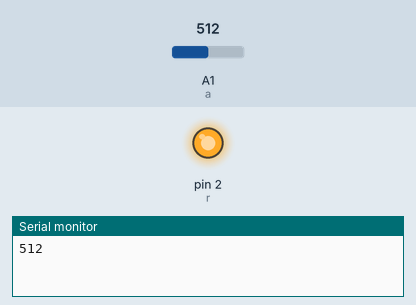
This sketch was run on a simulated Arduino Uno, built with avr-gcc and run on an emulated ATmega328P. Shown: output pins drawn as LEDs (lit = HIGH), the last lines printed to the serial monitor. Inputs (shaded band) come from the test bench; at power-on: A1 (a) = 512.

Above: at 1.8 s.
1.9 s: A1 (a) set to 239
3.4 s: A1 (a) set to 207
At 5.2 s:
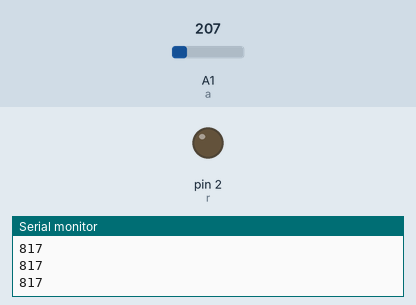
5.5 s: A1 (a) set to 306
At 6.5 s:
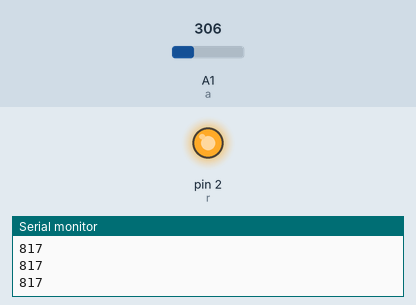
7.0 s: A1 (a) set to 122
At 8.0 s:
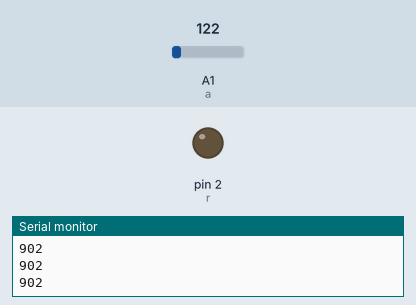
Timing chart, 0 to 10.0 s (numbered marks = the images above; inputs shaded):
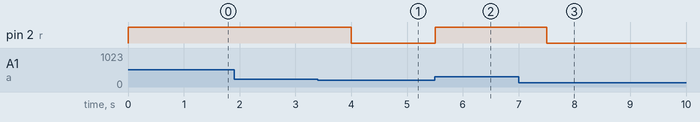

The sketch:

sketch_oct02a_resistive_soil_moisture_sensor.ino
```cpp
int a = A1;
int r = 2;
int t = 800;
int b, c;
void setup() {
  // put your setup code here, to run once:
Serial.begin(9600);
pinMode(a, INPUT);
pinMode(r, OUTPUT);
}

void loop() {
  b = analogRead(a);
  b = 1024 - b;
  if(b<=t){
    digitalWrite(r, HIGH);
    delay(1000);
  }
  else{
    digitalWrite(r, LOW);
  }
  Serial.println(b);
}
```

Measured:
- the behaviour switches between 224 and 223 on A1 (a) (found by bisection; images 0 and 1)
- after the input at 3.4 s, pin 2 (r): HIGH → LOW after 0.60 s
- after the input at 5.5 s, pin 2 (r): LOW → HIGH at once
- after the input at 7.0 s, pin 2 (r): HIGH → LOW after 0.50 s
